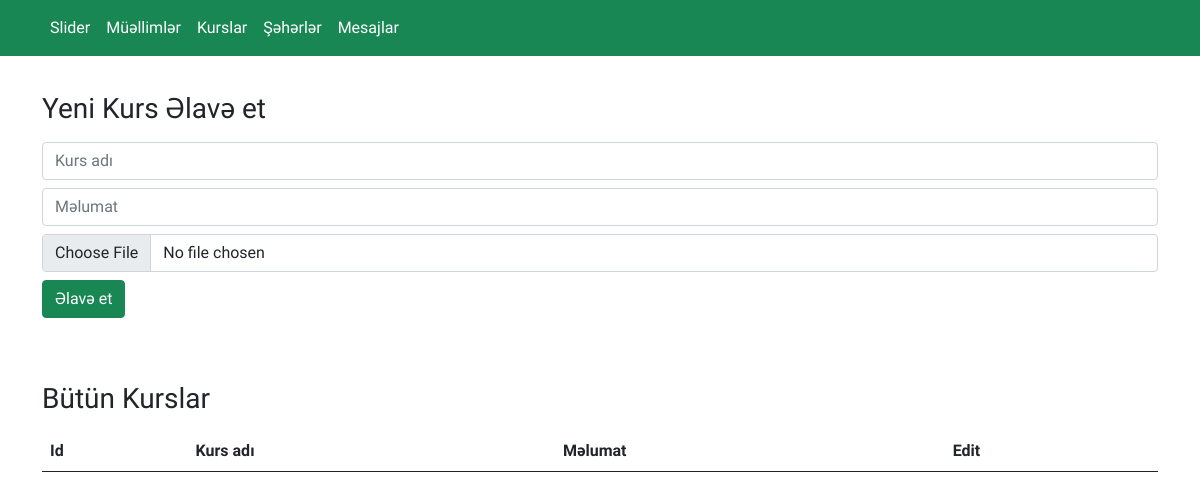
/admin/courses/, run on an earlier commit of the app's database.
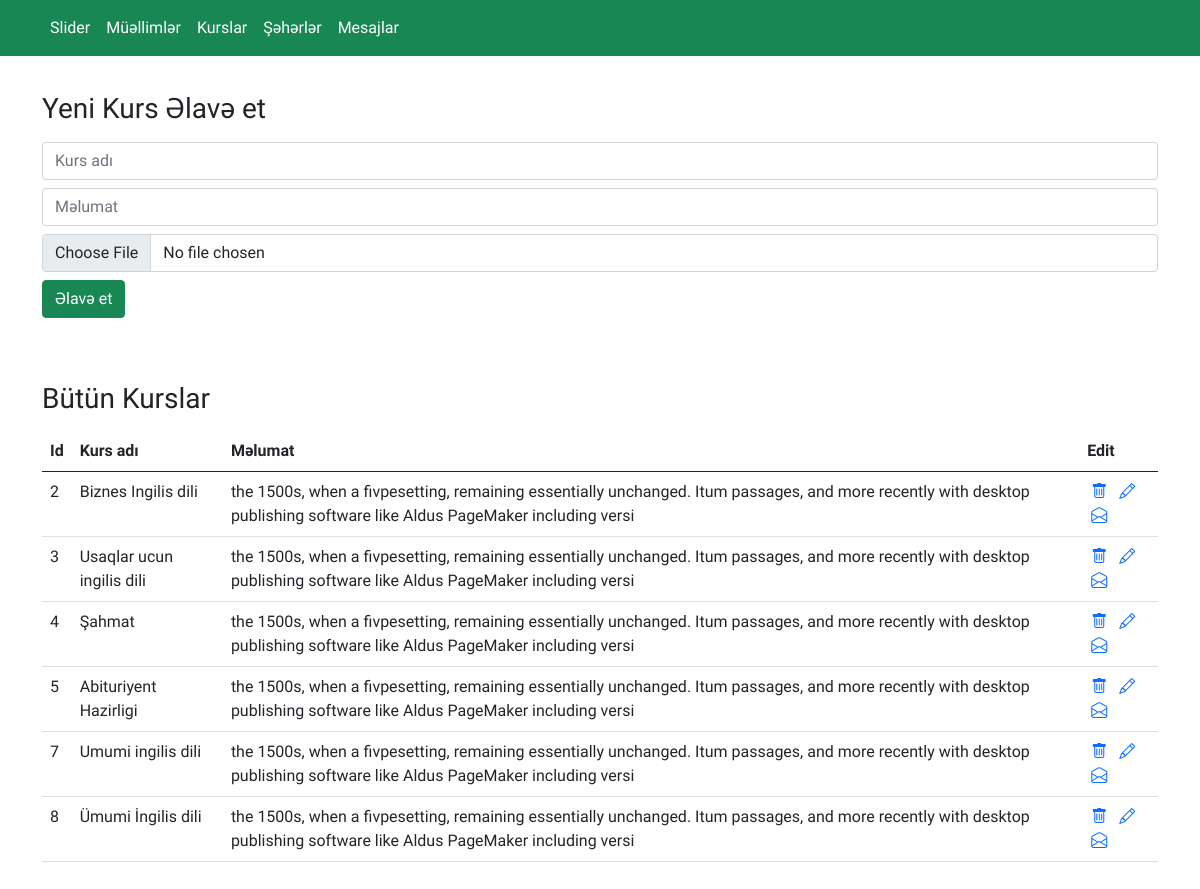
And on a later commit of the database.
### app.py (models this page shows)
class Courses(db.Model):
    id=db.Column(db.Integer,primary_key=True)
    img=db.Column(db.String(100))
    title=db.Column(db.String(100))
    desc=db.Column(db.Text)

### app.py (the view, shortened to what this page needs)
@app.route("/admin/courses/",methods=['GET','POST'])
def add_course():
    courses=Courses.query.all()
    return render_template("admin/courses.html",courses=courses)

### templates/admin/courses.html
{% extends 'admin/layout.html' %}
{% block content %}
<section class="Courses"style="padding: 20px 0px;">
  <div class="container">
      <div class="row">
          <div class="col-12">
              <h3 class="my-3">Yeni Kurs Əlavə et</h3>
              <form action="/admin/courses/" method="POST" enctype="multipart/form-data">
              <div class="from-group my-2">
                  <input type="text" class="form-control" name="title" placeholder="Kurs adı">
              </div>
              <div class="from-group my-2">
                  <input type="text" class="form-control" name="desc" placeholder="Məlumat">
              </div>
              <div class="from-group my-2">
                  <input type="file" class="form-control" name="img" placeholder="Image">
              </div>
              <div class="from-group my-2">
                  <input type="submit"  class="btn btn-success" value="Əlavə et">
              </div>
              </form>
          </div>
      </div>
  </div>
</section>
<section class="courses"style="padding: 20px 0px;">
  <div class="container">
      <div class="row">
          <div class="col-12">
              <h3 class="my-3">Bütün Kurslar</h3>
              <table class="table">
                  <thead>
                    <tr>
                      <th scope="col">Id</th>
                      <th scope="col">Kurs adı</th>
                      <th scope="col">Məlumat</th>
                      <th scope="col">Edit</th>
                    </tr>
                  </thead>
                  <tbody>
                    {% for courses in courses %}
                    <tr>
                      <td>{{courses.id}}</td>
                      <td>{{courses.title}}</td>
                      <td>{{courses.desc}}</td>
                      <td>
                          <a href="/admin/courses/delete/{{courses.id}}"><i class="bi bi-trash mx-1"></i></a>
                          <a href="/admin/courses/update/{{courses.id}}"><i class="bi bi-pencil mx-1"></i></a>
                          <a href="/admin/courses/detail/{{courses.id}}"><i class="bi bi-envelope-open mx-1"></i></a>
                      </td>
                    </tr>
                    {% endfor %}
                  </tbody>
                </table>
          </div>
      </div>
  </div>
</section>
{% endblock %}

### templates/admin/layout.html (shortened to what this page needs)
<!doctype html>
<html lang="en">
  <head>
    <link href="https://cdn.jsdelivr.net/npm/bootstrap@5.0.0-beta3/dist/css/bootstrap.min.css" rel="stylesheet">
    <link rel="stylesheet" href="https://cdn.jsdelivr.net/npm/bootstrap-icons@1.4.1/font/bootstrap-icons.css">
  </head>
  <body>
    <section class="first" >
        <nav class="navbar navbar-expand-lg navbar-light bg-info">
            <div class="container">
              <div class="collapse navbar-collapse" id="navbarNav">
                <ul class="navbar-nav">
                  <li class="nav-item">
                    <a class="nav-link" href="/admin/slider"style="color: white;">Slider</a>
                  </li>
                  <li class="nav-item">
                    <a class="nav-link" href="/admin/teachers"style="color: white;">Müəllimlər</a>
                  </li>
                  <li class="nav-item">
                    <a class="nav-link" href="/admin/courses"style="color: white;">Kurslar</a>
                  </li>
                  <li class="nav-item">
                    <a class="nav-link" href="/admin/cities"style="color: white;">Şəhərlər</a>
                  </li>
                  <li class="nav-item">
                    <a class="nav-link" href="/admin/messages"style="color: white;">Mesajlar</a>
                  </li>
                </ul>
              </div>
            </div>
          </nav>
    </section>
            {% block content %}
            {% endblock %}
  </body>
</html>

### templates/admin/layout.html (style rules this page uses)
body { font-family: 'Raleway', sans-serif; }
.bg-info { background-color: #198754!important; }

What changed in the data, as far as the page shows it:
added Courses: id "2", title "Biznes Ingilis dili", desc "the 1500s, when a fivpesetting, remaining essentially unchanged. Itum passages, and more recently with desktop publishing software like Aldus PageMaker including versi"
added Courses: id "3", title "Usaqlar ucun ingilis dili", desc "the 1500s, when a fivpesetting, remaining essentially unchanged. Itum passages, and more recently with desktop publishing software like Aldus PageMaker including versi"
added Courses: id "4", title "Şahmat", desc "the 1500s, when a fivpesetting, remaining essentially unchanged. Itum passages, and more recently with desktop publishing software like Aldus PageMaker including versi"
added Courses: id "5", title "Abituriyent Hazirligi", desc "the 1500s, when a fivpesetting, remaining essentially unchanged. Itum passages, and more recently with desktop publishing software like Aldus PageMaker including versi"
added Courses: id "7", title "Umumi ingilis dili", desc "the 1500s, when a fivpesetting, remaining essentially unchanged. Itum passages, and more recently with desktop publishing software like Aldus PageMaker including versi"
added Courses: id "8", title "Ümumi İngilis dili", desc "the 1500s, when a fivpesetting, remaining essentially unchanged. Itum passages, and more recently with desktop publishing software like Aldus PageMaker including versi"
